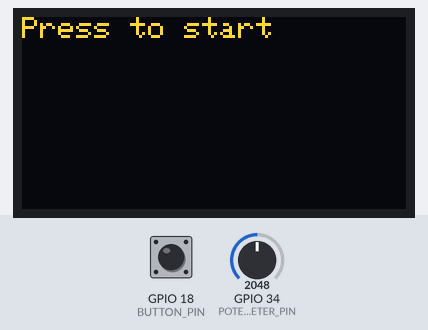
Bench run of a program on a simulated ESP32. Parts: 128×64 one-colour display. Inputs (shaded band) come from the test bench; at power-on: GPIO 18 (BUTTON_PIN) HIGH, GPIO 34 (POTENTIOMETER_PIN) = 2048. The OLED is the two-colour kind (top 16 rows yellow); random numbers use the default seed unless the program sets one.

Above: at 1.2 s.
1.3 s: GPIO 18 (BUTTON_PIN) pulled LOW for 0.15 s
At 1.49 s:
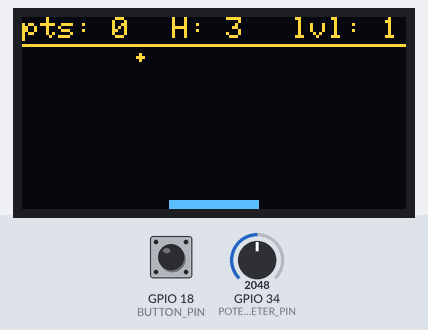
2.0 s: GPIO 34 (POTENTIOMETER_PIN) set to 0
At 2.41 s:
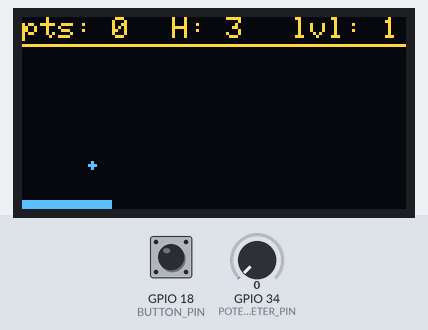
3.7 s: GPIO 34 (POTENTIOMETER_PIN) set to 335
At 3.96 s:
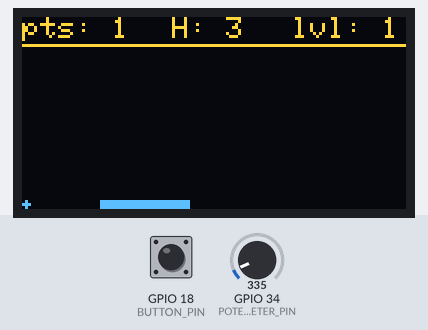
5.3 s: GPIO 34 (POTENTIOMETER_PIN) set to 373
At 5.5 s:
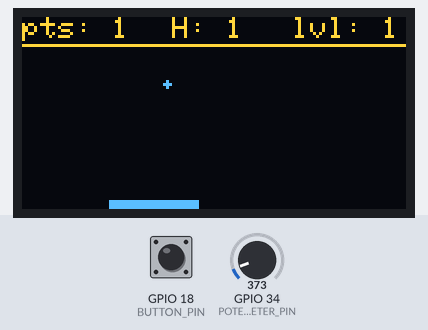
7.9 s: GPIO 18 (BUTTON_PIN) pulled LOW for 1 s
At 8.09 s:
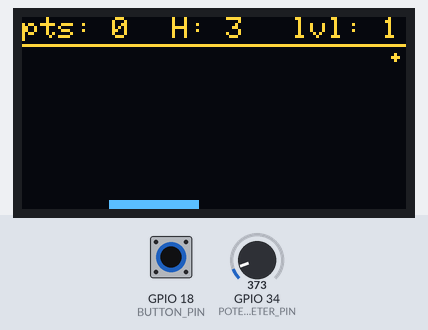
Timing chart, 0 to 10.5 s (numbered marks = the images above; inputs shaded):
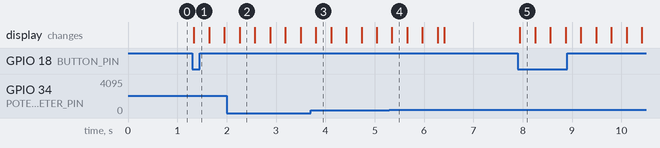

The program:

main.cpp
```cpp
/**
 * @file main.cpp
 * @brief This program is a game that is played on the OLED display.
 * The game is a simple game where the player uses a potentimeter to
 * move a platform to catch a ball.
 * Rules:
 * The player has 3 lives. If the player misses the ball, the player loses a life
 * If the player catches the ball, the player gains a point
 * If the player loses all 3 lives, the game is over
 * Every 5 points, game level increases by 1 and the ball moves faster
 * Button is used to start the game, restart in any moment, and restart when game is over
 *
 * @details This program is deployed on the ESP32 microcontroller.
*/

// Libraries that are used in this program
#include <SPI.h>
#include <Wire.h>
#include <Adafruit_GFX.h>
#include <Adafruit_SSD1306.h>

// Declaration of the OLED display
#define SCREEN_WIDTH 128 // OLED display width, in pixels
#define SCREEN_HEIGHT 64 // OLED display height, in pixels
#define OLED_RESET -1 // This display does not have a reset pin accessible
#define SCREEN_ADDRESS 0x3C // Address obtained from the I2C Scanner

// Declaration of the OLED display
Adafruit_SSD1306 display(SCREEN_WIDTH, SCREEN_HEIGHT, &Wire, OLED_RESET);

// Resolution of the analog to digital converter, 3.3V/4096
#define ADC_RESOLUTION (3.3 / 4096)

// Declaration of external variables
#define POTENTIOMETER_PIN 34
#define BUTTON_PIN 18

// We don't need define getters because we don't need to get the values of the platform

/** @class Platform
 * @brief This class is used to create a platform that is used to catch the ball,
 * platform must stay within the limits of the OLED display
 * @param x: x coordinate of the platform
 * @param y: y coordinate of the platform
 * @param width: width of the platform
 * @param height: height of the platform
*/

class Platform {
  public:
    Platform(int x, int y, int width, int height);
    void draw();
    void move(int x);
    int getX() { return x; }
    int getY() { return y; }
  private:
    int x;
    int y;
    int width;
    int height;
};

// Platform parameters
#define PLATFORM_WIDTH 30
#define PLATFORM_HEIGHT 3

// Implement the constructor and methods of the Platform class
Platform::Platform(int x, int y, int width, int height) {
  this->x = x;
  this->y = y;
  this->width = width;
  this->height = height;
}
void Platform::draw() {
  display.fillRect(x, y, width, height, WHITE);
}
void Platform::move(int x) {
  this->x = x;
}

// Initialize the platform and save it in a variable to use it in the game
Platform platform((SCREEN_WIDTH - PLATFORM_WIDTH) / 2, SCREEN_HEIGHT - PLATFORM_HEIGHT, PLATFORM_WIDTH, PLATFORM_HEIGHT);

/** @class Ball
 * @brief This class is used to create a ball that is used to be caught by the platform,
 * ball must stay within the limits of the OLED display
 * @param x: x coordinate of the ball
 * @param y: y coordinate of the ball
 * @param radius: radius is just a pixel
 * @param xSpeed: speed of the ball in the x direction
 * @param ySpeed: speed of the ball in the y direction
 * The ball never touches the sides of the screen, that is, SCREEN_WIDTH and 0. So when the next position
 * of the ball is greater than SCREEN_WIDTH or less than 0, the ball move on the opposite direction to evade the sides of the screen.
 * The ball has a downward movement and moves randomly by 1 pixel in the x direction when falling.
*/
class Ball {
  public:
    Ball(int x, int y, int radius, int xSpeed, int ySpeed);
    void draw();
    void move();
    void reset();
    int getX() { return x; }
    int getY() { return y; }
    void setYSpeed(int ySpeed) { this->ySpeed = ySpeed; }
  private:
    int x;
    int y;
    int radius;
    int xSpeed;
    int ySpeed;
};

// Ball parameters
#define BALL_RADIUS 1
#define BALL_X_SPEED 1
#define BALL_Y_SPEED 1
#define MIN_Y_POSITION 13 // The ball starts at the top of the screen

// Implement the constructor and methods of the Ball class
Ball::Ball(int x, int y, int radius, int xSpeed, int ySpeed) {
  this->x = x;
  this->y = y;
  this->radius = radius;
  this->xSpeed = xSpeed;
  this->ySpeed = ySpeed;
}
void Ball::draw() {
  display.fillCircle(x, y, radius, WHITE);
}
void Ball::move() {
  x += random(-1, 1);
  // We need reduce the speed of the ball because the ball moves too fast
  y += ySpeed;

  // No touch the sides of the screen
  if (x >= SCREEN_WIDTH - BALL_RADIUS) {
    x = SCREEN_WIDTH - BALL_RADIUS;
  }
  if (x <= BALL_RADIUS) {
    x = BALL_RADIUS;
  }

  if (y > SCREEN_HEIGHT) {
    reset();
  }
}
void Ball::reset() {
  x = random(SCREEN_WIDTH);
  y = MIN_Y_POSITION;
}

// Initialize the ball, the ball starts at the top and any x position
Ball ball(random(SCREEN_WIDTH), MIN_Y_POSITION, BALL_RADIUS, BALL_X_SPEED, BALL_Y_SPEED);

/** @class Game
 * @brief This class is used to create a game that is played on the OLED display,
 * game is played by moving the platform to catch the ball
 * @param platform: platform that is used to catch the ball
 * @param ball: ball that is used to be caught by the platform
 * @param score: score of the game
 * @param lives: lives of the game
 * @param level: level of the game
 * @param gameStart: boolean that is used to start the game
 * @param gameOver: boolean that is used to end the game
 * @param gameRestart: boolean that is used to restart the game
*/

class Game {
  public:
    Game(Platform& platform, Ball& ball, int score, int lives, int level, bool gameStart, bool gameOver, bool gameRestart);
    void draw(); // Draw the game on the OLED display, including the platform, ball, score, lives, and level
    void start(); // Start the game
    void restart(); // Restart the game
    void update(); // Update the game, including the platform, ball, score, lives, and level
    void checkCollision(); // Check if the ball is caught by the platform, if the ball is caught, the score increases by 1
    void checkGameOver(); // Check if the game is over, if the game is over, the game is restarted
    void checkLevel(); // Check if the level increases, if the level increases, the ball moves faster
    void checkButton(); // Check if the button is pressed, if the button is pressed, the game starts, restarts, or continues
    void setLevelIncrease(bool levelIncrease) { this->levelIncrease = levelIncrease; }
  private:
    Platform platform;
    Ball ball;
    int score;
    int lives;
    int level;
    bool gameStart;
    bool gameOver;
    bool gameRestart;
    bool levelIncrease;
};

// Game parameters
#define GAME_LIVES 3
#define GAME_LEVEL 1

// Implement the constructor and methods of the Game class
Game::Game(Platform& platform, Ball& ball, int score, int lives, int level, bool gameStart, bool gameOver, bool gameRestart) : platform(platform), ball(ball) {
  this->score = score;
  this->lives = lives;
  this->level = level;
  this->gameStart = gameStart;
  this->gameOver = gameOver;
  this->gameRestart = gameRestart;
  this->levelIncrease = false;
}
// Implement the methods of the Game class
void Game::draw() {
  display.clearDisplay();
  platform.draw();
  ball.draw();
  display.setTextSize(1);
  display.setTextColor(WHITE);
  display.setCursor(0, 0);
  display.print("pts: ");
  display.print(score);
  display.setCursor(50, 0);
  display.print("H: ");
  display.print(lives);
  display.setCursor(90, 0);
  display.print("lvl: ");
  display.print(level);
  display.drawLine(0, 9, SCREEN_WIDTH, 9, WHITE);

  display.display();
}
void Game::start() { // Start the game by pressing the button when the game is not started show the message "Press to start"
  if (!gameStart) {
    display.clearDisplay();
    display.setTextSize(1);
    display.setTextColor(WHITE);
    display.setCursor(0, 0);
    display.print("Press to start");
    display.display();
    checkButton();
  } else {
    update();
  }
}
void Game::restart() { // Restart the game by pressing the button when the game is over show the message "Press to restart"
  if (gameOver) {
    gameOver = false;
    checkButton();
  } else {
    update();
  }
}
void Game::update() { // Update the game, including the platform, ball, score, lives, and level
  draw();
  platform.move(analogRead(POTENTIOMETER_PIN) * ADC_RESOLUTION * (SCREEN_WIDTH - PLATFORM_WIDTH));
  ball.move();
  checkCollision();
  checkGameOver();
  checkLevel();
}
void Game::checkCollision() { // Check if the ball is caught by the platform, if the ball is caught, the score increases by 1
  if (ball.getY() + BALL_RADIUS >= platform.getY() && ball.getX() >= platform.getX() && ball.getX() <= platform.getX() + PLATFORM_WIDTH) {
    score++;
    ball.reset();
  }
}
void Game::checkGameOver() { // Check if the game is over, if the game is over, the game is restarted pressing the button
  if (ball.getY() + BALL_RADIUS >= SCREEN_HEIGHT) {
    lives--;
    ball.reset();
  }
  if (lives == 0) {
    gameOver = true;
    gameStart = false;
    score = 0;
    lives = GAME_LIVES;
    level = GAME_LEVEL;

    ball = Ball(random(SCREEN_WIDTH), MIN_Y_POSITION, BALL_RADIUS, BALL_X_SPEED, BALL_Y_SPEED);
    ball.reset();
    restart();
  }
}
void Game::checkLevel() { // Check if the level increases, if the level increases, the ball moves faster
  if (score % 5 == 0 && score != 0 && !levelIncrease) {
    level++;
    setLevelIncrease(true);
    // Increase the speed of the ball
    ball.setYSpeed(level);
    Serial.println("Level up!");
    // Apply changes to the ball
    ball.reset();

  } else if (score % 5 != 0) {
    setLevelIncrease(false);
  }
}
void Game::checkButton() { // Check if the button is pressed, if the button is pressed, the game starts, restarts, or continues
  if (digitalRead(BUTTON_PIN) == LOW) {
    if (!gameStart) {
      gameStart = true;
    } else if (gameOver) {
      gameOver = false;
      gameRestart = true;
    }
  }
}

// Initialize the game
Game game(platform, ball, 0, GAME_LIVES, GAME_LEVEL, false, false, false);

void setup() {
  Serial.begin(9600);

  // Initialize the OLED display
  display.begin(SSD1306_SWITCHCAPVCC, SCREEN_ADDRESS);
  display.clearDisplay();

  // Initialize the potentiometer
  pinMode(POTENTIOMETER_PIN, INPUT);

  // Initialize the button
  pinMode(BUTTON_PIN, INPUT_PULLUP);
}

void loop() {
  game.start();
}
```

Measured:
- after the input at 1.3 s, the display: changes at once (image 1)
- after the input at 7.9 s, the display: changes at once (image 5)
